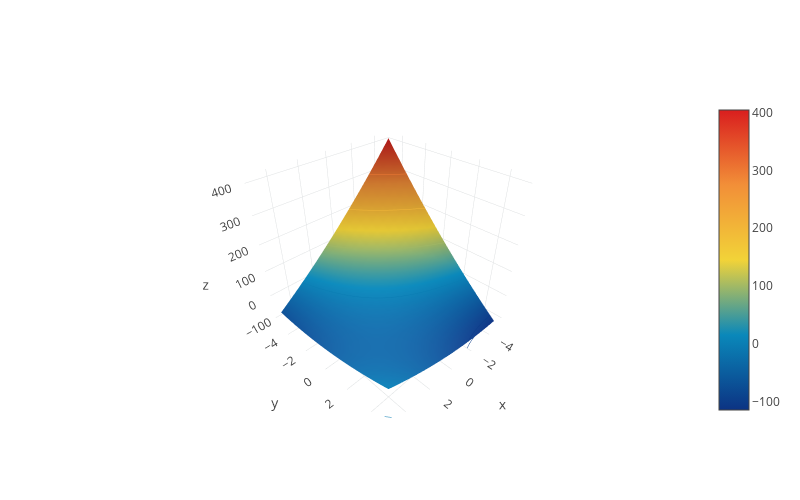

Write notebook code for a chart like this one.
### Markdown cell above
The determinant is negative! This means we're dealing with a saddle point. Let's inspect visually to see if this is, in fact, the case.

### Code cell
mv.plot_3d(g)

### Figure 1 — Plotly figure (JSON) as saved in the notebook; plotly's stock layout.template omitted (floating-point values rounded to 4 significant figures; data arrays with more than 128 entries replaced by an {"elided": "..."} marker saying what was removed)
{"data": [{"colorscale": "Portland", "contours": {"z": {"highlightcolor": "#42f462", "project": {"z": true}, "show": true, "usecolormap": true}}, "opacity": 1, "type": "surface", "uid": "18560d40-0643-11ea-9cc1-003ee1c643c9", "x": {"elided": "20x20 float values"}, "y": {"elided": "20x20 float values"}, "z": {"elided": "20x20 float values"}}], "layout": {"height": 500, "scene": {"xaxis": {"gridcolor": "#dee0e2", "showbackground": false, "zerolinecolor": "#dee0e2"}, "yaxis": {"gridcolor": "#dee0e2", "showbackground": false, "zerolinecolor": "#dee0e2"}, "zaxis": {"gridcolor": "#dee0e2", "showbackground": false, "zerolinecolor": "#dee0e2"}}, "showlegend": false, "width": 800}}
